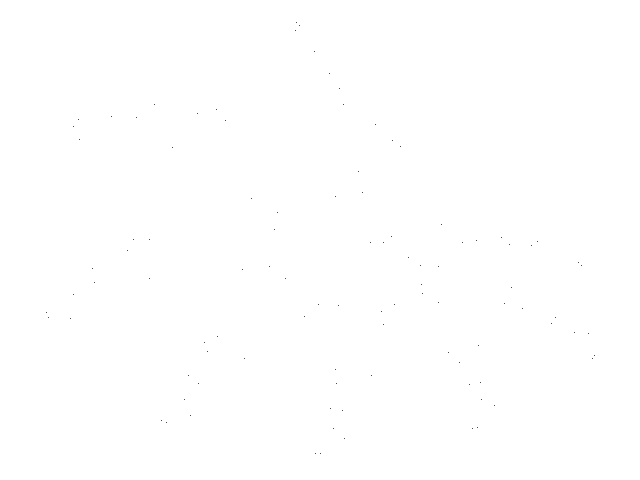
Frame 1 (no input)
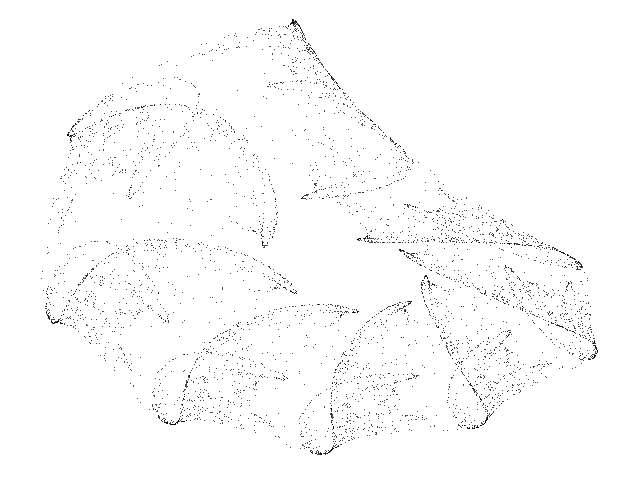
Frame 60 (the mouse pressed at the canvas centre just before this capture)
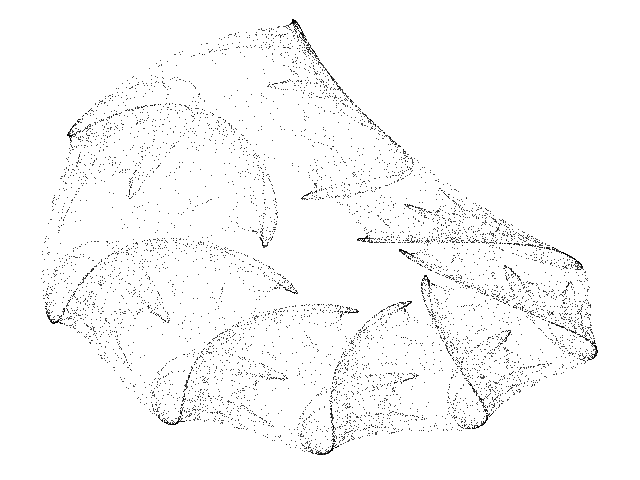
Frame 120 (the mouse held since frame 60 and released just before this capture)

The Processing sketch that drew these frames (run headless with seeded random() and noise(); from frame 60 on, the mouse is pressed at the canvas centre):

// Processing sketch: Quartic_C
// ── Quartic_C.pde
// Quartic C chaotic map //

  float x = 0.1;
  float y = 0.1;
  float a1 = -0.1;
  float a2 = 0.8;
  float a3 = 0.5;
  float a4 = -0.7;
  float a5 = 0.6;
  float a6 = 0.5;
  float a7 = -0.5; 
  float a8 = 1.0;
  float a9 = 0.0;
  float a10 = 0.6;
  float a11 = -0.2;
  float a12 = -0.5;
  float a13 = 0.7;
  float a14 = 0.4;
  float a15 = -1.1;
  float a16 = -0.2;
  float a17 = 1.1;
  float a18 = -0.3;
  float a19 = -0.9;
  float a20 = 1.1;
  float a21 = 0.4;
  float a22 = 0.6;
  float a23 = 0.0;
  float a24 = -0.7;
  float a25 = -0.3;
  float a26 = -1.1;
  float a27 = 1.0;
  float a28 = 0.8;
  float a29 = -0.7;
  float a30 = -0.6;


void setup() {
  
  size(640, 480);
  background(255);
  
}

void draw() {
  
  for (int i=0; i<100; i++) {
    
    float nx = x;
    float ny = y;
    
    x = a1+a2*nx+a3*pow(nx,2.0)+a4*pow(nx,3.0)+a5*pow(nx,4.0)+a6*pow(nx,3.0)*ny+a7*pow(nx,2.0)*ny+a8*pow(nx,2.0)*pow(ny,2.0)+a9*nx*ny+a10*nx*pow(ny,2.0)+a11*nx*pow(ny,3.0)+a12*ny+a13*pow(ny,2.0)+a14*pow(ny,3.0)+a15*pow(ny,4.0);
    y = a16+a17*nx+a18*pow(nx,2.0)+a19*pow(nx,3.0)+a20*pow(nx,4.0)+a21*pow(nx,3.0)*ny+a22*pow(nx,2.0)*ny+a23*pow(nx,2.0)*pow(ny,2.0)+a24*nx*ny+a25*nx*pow(ny,2.0)+a26*nx*pow(ny,3.0)+a27*ny+a28*pow(ny,2.0)+a29*pow(ny,3.0)+a30*pow(ny,4.0);
    
    point(250 + (790 * x), 340 + (390 * y));
        
  }

}
